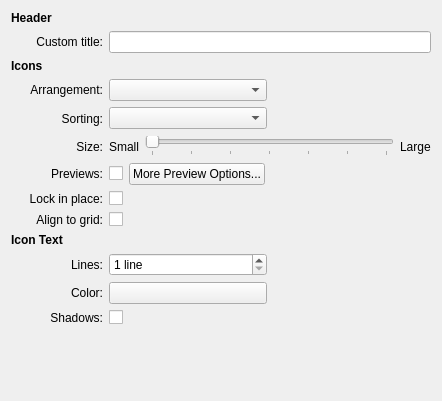
<?xml version="1.0" encoding="UTF-8"?>
<ui version="4.0">
 <class>folderviewDisplayConfig</class>
 <widget class="QWidget" name="folderviewDisplayConfig">
  <property name="geometry">
   <rect>
    <x>0</x>
    <y>0</y>
    <width>442</width>
    <height>401</height>
   </rect>
  </property>
  <layout class="QGridLayout" name="gridLayout">
   <item row="0" column="0" colspan="2">
    <widget class="QLabel" name="headerTitle">
     <property name="sizePolicy">
      <sizepolicy hsizetype="Expanding" vsizetype="Preferred">
       <horstretch>0</horstretch>
       <verstretch>0</verstretch>
      </sizepolicy>
     </property>
     <property name="font">
      <font>
       <weight>75</weight>
       <bold>true</bold>
      </font>
     </property>
     <property name="text">
      <string>Header</string>
     </property>
    </widget>
   </item>
   <item row="1" column="0">
    <spacer name="horizontalSpacer_2">
     <property name="orientation">
      <enum>Qt::Horizontal</enum>
     </property>
     <property name="sizeType">
      <enum>QSizePolicy::Fixed</enum>
     </property>
     <property name="sizeHint" stdset="0">
      <size>
       <width>12</width>
       <height>20</height>
      </size>
     </property>
    </spacer>
   </item>
   <item row="1" column="1">
    <widget class="QLabel" name="lblCustomLabel">
     <property name="sizePolicy">
      <sizepolicy hsizetype="Preferred" vsizetype="Preferred">
       <horstretch>0</horstretch>
       <verstretch>0</verstretch>
      </sizepolicy>
     </property>
     <property name="text">
      <string>Custom title:</string>
     </property>
     <property name="alignment">
      <set>Qt::AlignRight|Qt::AlignTrailing|Qt::AlignVCenter</set>
     </property>
     <property name="buddy">
      <cstring>labelEdit</cstring>
     </property>
    </widget>
   </item>
   <item row="1" column="2" colspan="2">
    <widget class="KLineEdit" name="labelEdit">
     <property name="sizePolicy">
      <sizepolicy hsizetype="Expanding" vsizetype="Fixed">
       <horstretch>1</horstretch>
       <verstretch>0</verstretch>
      </sizepolicy>
     </property>
     <property name="whatsThis">
      <string>This edit field contains the label which is shown at the top of the applet.

By default it contains the name of the place being shown in the applet, but if you prefer to have a custom label you can enter it here.</string>
     </property>
     <property name="clickMessage">
      <string>Enter a customized title</string>
     </property>
     <property name="showClearButton" stdset="0">
      <bool>true</bool>
     </property>
    </widget>
   </item>
   <item row="2" column="0" colspan="2">
    <widget class="QLabel" name="label_7">
     <property name="sizePolicy">
      <sizepolicy hsizetype="Expanding" vsizetype="Preferred">
       <horstretch>0</horstretch>
       <verstretch>0</verstretch>
      </sizepolicy>
     </property>
     <property name="font">
      <font>
       <weight>75</weight>
       <bold>true</bold>
      </font>
     </property>
     <property name="text">
      <string>Icons</string>
     </property>
    </widget>
   </item>
   <item row="3" column="0" rowspan="6">
    <spacer name="horizontalSpacer_3">
     <property name="orientation">
      <enum>Qt::Horizontal</enum>
     </property>
     <property name="sizeType">
      <enum>QSizePolicy::Fixed</enum>
     </property>
     <property name="sizeHint" stdset="0">
      <size>
       <width>12</width>
       <height>148</height>
      </size>
     </property>
    </spacer>
   </item>
   <item row="3" column="1">
    <widget class="QLabel" name="flowLabel">
     <property name="text">
      <string>Arrangement:</string>
     </property>
     <property name="alignment">
      <set>Qt::AlignRight|Qt::AlignTrailing|Qt::AlignVCenter</set>
     </property>
     <property name="buddy">
      <cstring>flowCombo</cstring>
     </property>
    </widget>
   </item>
   <item row="3" column="2">
    <widget class="KComboBox" name="flowCombo">
     <property name="whatsThis">
      <string>Use this control to choose if you want the icons to be arranged top to bottom starting on the left side of the view, or arranged left to right starting at the top of the view.</string>
     </property>
    </widget>
   </item>
   <item row="4" column="1">
    <widget class="QLabel" name="label">
     <property name="text">
      <string>Sorting:</string>
     </property>
     <property name="alignment">
      <set>Qt::AlignRight|Qt::AlignTrailing|Qt::AlignVCenter</set>
     </property>
     <property name="buddy">
      <cstring>sortCombo</cstring>
     </property>
    </widget>
   </item>
   <item row="4" column="2">
    <widget class="KComboBox" name="sortCombo">
     <property name="whatsThis">
      <string>Use this control to choose the criteria by which the icons will be sorted in the view.</string>
     </property>
    </widget>
   </item>
   <item row="4" column="3">
    <spacer name="horizontalSpacer_7">
     <property name="orientation">
      <enum>Qt::Horizontal</enum>
     </property>
     <property name="sizeHint" stdset="0">
      <size>
       <width>160</width>
       <height>23</height>
      </size>
     </property>
    </spacer>
   </item>
   <item row="5" column="1">
    <widget class="QLabel" name="label_4">
     <property name="text">
      <string>Size:</string>
     </property>
     <property name="alignment">
      <set>Qt::AlignRight|Qt::AlignTrailing|Qt::AlignVCenter</set>
     </property>
     <property name="buddy">
      <cstring>sizeSlider</cstring>
     </property>
    </widget>
   </item>
   <item row="5" column="2" colspan="2">
    <layout class="QHBoxLayout" name="horizontalLayout">
     <item>
      <widget class="QLabel" name="label_5">
       <property name="text">
        <string>Small</string>
       </property>
       <property name="alignment">
        <set>Qt::AlignRight|Qt::AlignTrailing|Qt::AlignVCenter</set>
       </property>
      </widget>
     </item>
     <item>
      <widget class="QSlider" name="sizeSlider">
       <property name="whatsThis">
        <string>Use this slider to increase or decrease the size of the icons in the view.</string>
       </property>
       <property name="maximum">
        <number>6</number>
       </property>
       <property name="pageStep">
        <number>1</number>
       </property>
       <property name="orientation">
        <enum>Qt::Horizontal</enum>
       </property>
       <property name="tickPosition">
        <enum>QSlider::TicksBelow</enum>
       </property>
       <property name="tickInterval">
        <number>0</number>
       </property>
      </widget>
     </item>
     <item>
      <widget class="QLabel" name="label_6">
       <property name="text">
        <string>Large</string>
       </property>
      </widget>
     </item>
    </layout>
   </item>
   <item row="6" column="1">
    <widget class="QLabel" name="label_8">
     <property name="text">
      <string>Previews:</string>
     </property>
     <property name="alignment">
      <set>Qt::AlignRight|Qt::AlignTrailing|Qt::AlignVCenter</set>
     </property>
    </widget>
   </item>
   <item row="6" column="2" colspan="2">
    <layout class="QHBoxLayout" name="horizontalLayout_2">
     <item>
      <widget class="QCheckBox" name="showPreviews">
       <property name="whatsThis">
        <string>Check this option if you want to see previews of the file contents in the icons.</string>
       </property>
       <property name="text">
        <string/>
       </property>
      </widget>
     </item>
     <item>
      <widget class="QPushButton" name="previewsAdvanced">
       <property name="whatsThis">
        <string>Click this button to choose for which types of files previews will be shown.</string>
       </property>
       <property name="text">
        <string>More Preview Options...</string>
       </property>
      </widget>
     </item>
     <item>
      <spacer name="horizontalSpacer">
       <property name="orientation">
        <enum>Qt::Horizontal</enum>
       </property>
       <property name="sizeHint" stdset="0">
        <size>
         <width>40</width>
         <height>20</height>
        </size>
       </property>
      </spacer>
     </item>
    </layout>
   </item>
   <item row="7" column="1">
    <widget class="QLabel" name="label_11">
     <property name="text">
      <string>Lock in place:</string>
     </property>
     <property name="alignment">
      <set>Qt::AlignRight|Qt::AlignTrailing|Qt::AlignVCenter</set>
     </property>
    </widget>
   </item>
   <item row="7" column="2">
    <widget class="QCheckBox" name="lockInPlace">
     <property name="whatsThis">
      <string>Check this option if you do not want the icons to be moveable in the view.

This option is useful if you want to avoid accidentally moving the icons while interacting with them.</string>
     </property>
     <property name="text">
      <string/>
     </property>
    </widget>
   </item>
   <item row="8" column="1">
    <widget class="QLabel" name="label_12">
     <property name="text">
      <string>Align to grid:</string>
     </property>
     <property name="alignment">
      <set>Qt::AlignRight|Qt::AlignTrailing|Qt::AlignVCenter</set>
     </property>
    </widget>
   </item>
   <item row="8" column="2">
    <widget class="QCheckBox" name="alignToGrid">
     <property name="whatsThis">
      <string>Check this option if you want the icons to be arranged in a grid.

When this option is checked, icons will automatically snap to the nearest grid cell when you move them around in the view.</string>
     </property>
     <property name="text">
      <string/>
     </property>
    </widget>
   </item>
   <item row="9" column="0" colspan="2">
    <widget class="QLabel" name="label_9">
     <property name="sizePolicy">
      <sizepolicy hsizetype="Expanding" vsizetype="Preferred">
       <horstretch>0</horstretch>
       <verstretch>0</verstretch>
      </sizepolicy>
     </property>
     <property name="font">
      <font>
       <weight>75</weight>
       <bold>true</bold>
      </font>
     </property>
     <property name="text">
      <string>Icon Text</string>
     </property>
    </widget>
   </item>
   <item row="10" column="1">
    <widget class="QLabel" name="label_3">
     <property name="text">
      <string>Lines:</string>
     </property>
     <property name="alignment">
      <set>Qt::AlignRight|Qt::AlignTrailing|Qt::AlignVCenter</set>
     </property>
     <property name="buddy">
      <cstring>numLinesEdit</cstring>
     </property>
    </widget>
   </item>
   <item row="10" column="2">
    <widget class="KIntSpinBox" name="numLinesEdit">
     <property name="sizePolicy">
      <sizepolicy hsizetype="Preferred" vsizetype="Fixed">
       <horstretch>0</horstretch>
       <verstretch>0</verstretch>
      </sizepolicy>
     </property>
     <property name="whatsThis">
      <string>Use this control to choose how many lines of text will be shown below the icons.</string>
     </property>
     <property name="specialValueText">
      <string>1 line</string>
     </property>
     <property name="suffix">
      <string> lines</string>
     </property>
     <property name="minimum">
      <number>1</number>
     </property>
     <property name="maximum">
      <number>10</number>
     </property>
    </widget>
   </item>
   <item row="11" column="0">
    <spacer name="horizontalSpacer_4">
     <property name="orientation">
      <enum>Qt::Horizontal</enum>
     </property>
     <property name="sizeType">
      <enum>QSizePolicy::Fixed</enum>
     </property>
     <property name="sizeHint" stdset="0">
      <size>
       <width>12</width>
       <height>20</height>
      </size>
     </property>
    </spacer>
   </item>
   <item row="11" column="1">
    <widget class="QLabel" name="label_2">
     <property name="text">
      <string>Color:</string>
     </property>
     <property name="alignment">
      <set>Qt::AlignRight|Qt::AlignTrailing|Qt::AlignVCenter</set>
     </property>
     <property name="buddy">
      <cstring>colorButton</cstring>
     </property>
    </widget>
   </item>
   <item row="11" column="2">
    <widget class="KColorButton" name="colorButton">
     <property name="whatsThis">
      <string>Click this button to choose the color which is used for the text labels in the view.</string>
     </property>
     <property name="text">
      <string/>
     </property>
    </widget>
   </item>
   <item row="12" column="1">
    <widget class="QLabel" name="label_10">
     <property name="text">
      <string>Shadows:</string>
     </property>
     <property name="alignment">
      <set>Qt::AlignRight|Qt::AlignTrailing|Qt::AlignVCenter</set>
     </property>
     <property name="buddy">
      <cstring>numLinesEdit</cstring>
     </property>
    </widget>
   </item>
   <item row="12" column="2">
    <widget class="QCheckBox" name="drawShadows">
     <property name="whatsThis">
      <string>&lt;html&gt;&lt;body&gt;&lt;p&gt;Check this option if you want the text labels to cast a shadow on the background.&lt;/p&gt;
&lt;p&gt;&lt;/p&gt;
&lt;p&gt;Shadows help make the text easier to read by making it stand out more from the background.&lt;/p&gt;
&lt;p&gt;&lt;/p&gt;
&lt;p&gt;&lt;i&gt;Note that with dark text colors, this option will cause the text to glow with a bright halo, instead of casting a shadow.&lt;/i&gt;&lt;/p&gt;&lt;/body&gt;&lt;/html&gt;</string>
     </property>
     <property name="text">
      <string/>
     </property>
    </widget>
   </item>
   <item row="13" column="3">
    <spacer name="verticalSpacer_2">
     <property name="orientation">
      <enum>Qt::Vertical</enum>
     </property>
     <property name="sizeHint" stdset="0">
      <size>
       <width>44</width>
       <height>216</height>
      </size>
     </property>
    </spacer>
   </item>
  </layout>
 </widget>
 <customwidgets>
  <customwidget>
   <class>KIntSpinBox</class>
   <extends>QSpinBox</extends>
   <header>knuminput.h</header>
  </customwidget>
  <customwidget>
   <class>KLineEdit</class>
   <extends>QLineEdit</extends>
   <header>klineedit.h</header>
  </customwidget>
  <customwidget>
   <class>KComboBox</class>
   <extends>QComboBox</extends>
   <header>kcombobox.h</header>
  </customwidget>
  <customwidget>
   <class>KColorButton</class>
   <extends>QPushButton</extends>
   <header>kcolorbutton.h</header>
  </customwidget>
 </customwidgets>
 <resources/>
 <connections/>
</ui>
